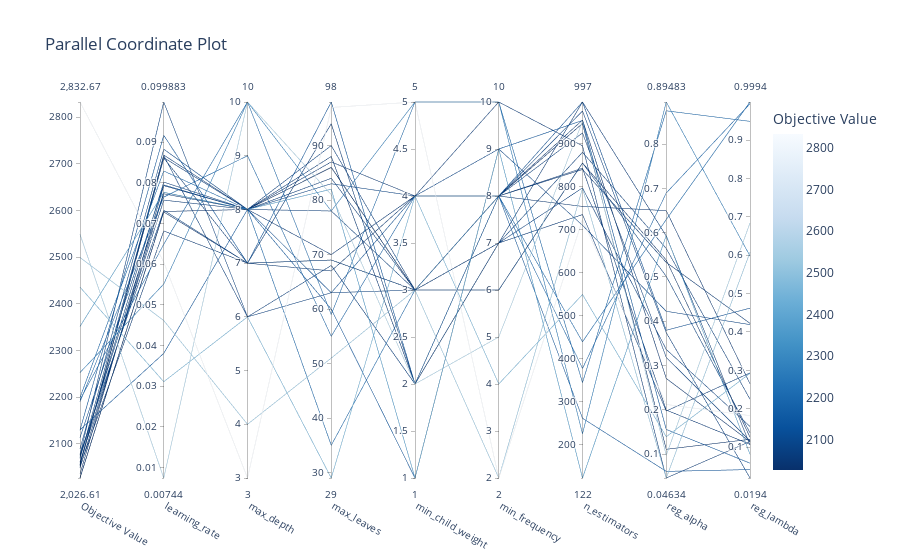

The notebook cell saved with this chart:
### Code cell
plot_parallel_coordinate(study2)
